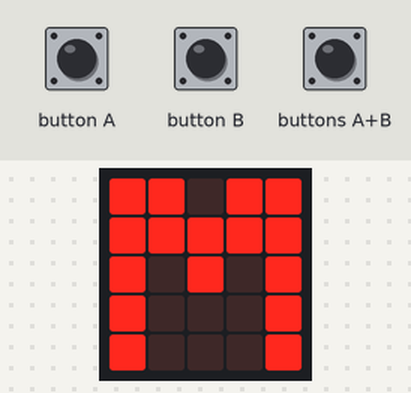
Simulated run of this program. Board: BBC micro:bit (MakeCode). Parts: the board's 5×5 LED display. The test bench sets the inputs (shaded band). Random numbers come from a fixed seed; the 48×5 strip is a reading aid, not a part: it shows the text the display is scrolling, unrolled, one strip-width of it at a time.

Above: at 1.2 s.
1.3 s: buttons A+B pressed for 0.15 s
At 1.9 s:
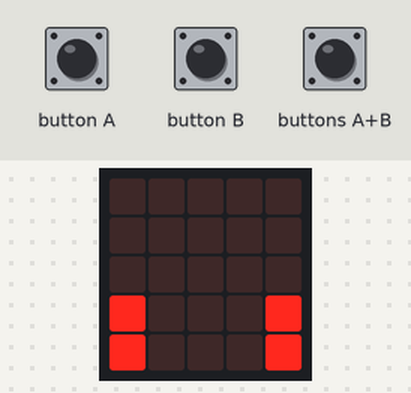
2.0 s: button B pressed for 0.15 s
At 3.5 s:
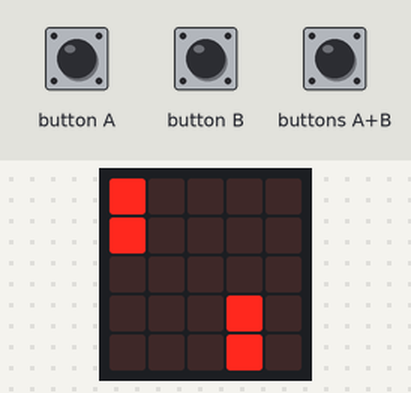
At 4.0 s:
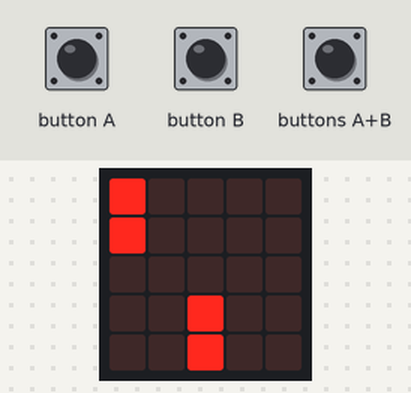

Measured:
- after the input at 1.3 s, the display: first changes after 0.15 s (image 1 shows a later state)
- what the display in image 2 shows lasts 0.7 s, from 3.0 s to 3.7 s
- what the display in image 3 shows lasts 0.5 s, from 3.7 s to 4.2 s

The program:

main.ts
```typescript
function check () {
    if (state != 0) {
        return
    }
    if (obs1 == 0) {
        if (obs1_status == 0) {
            if (motion == 0 || motion == 1) {
                fail = 1
            } else {
                pass = 1
            }
        } else {
            if (motion == 1) {
                pass = 1
            } else {
                fail = 1
            }
        }
    } else if (obs2 == 0) {
        if (obs2_status == 0) {
            if (motion == 0 || motion == 1) {
                fail = 1
            } else {
                pass = 1
            }
        } else {
            if (motion == 1) {
                pass = 1
            } else {
                fail = 1
            }
        }
    }
    if (fail == 1) {
        state = 1
        basic.clearScreen()
        basic.showString("GAME OVER")
        basic.showString("SCORE")
        basic.showNumber(score)
        state = -1
    }
}
input.onButtonPressed(Button.A, function () {
    if (state == 0) {
        if (motion == 0) {
            motion = 1
            motion_lock = 2
        }
    }
})
input.onButtonPressed(Button.AB, function () {
    if (state == -1) {
        state = 0
        basic.clearScreen()
    }
})
input.onButtonPressed(Button.B, function () {
    if (state == 0) {
        if (motion == 0) {
            motion = 2
            motion_lock = 1
        }
    }
})
function show_obs () {
    if (state != 0) {
        return
    }
    if (obs1 != -1) {
        if (obs1_status == 0) {
            led.unplot(obs1, 3)
            led.unplot(obs1, 4)
            obs1 += -1
            led.plot(obs1, 3)
            led.plot(obs1, 4)
        } else {
            led.unplot(obs1, 1)
            led.unplot(obs1, 2)
            led.unplot(obs1, 3)
            obs1 += -1
            led.plot(obs1, 1)
            led.plot(obs1, 2)
            led.plot(obs1, 3)
        }
    }
    if (obs2 != -1) {
        if (obs2_status == 0) {
            led.unplot(obs2, 3)
            led.unplot(obs2, 4)
            obs2 += -1
            led.plot(obs2, 3)
            led.plot(obs2, 4)
        } else {
            led.unplot(obs2, 1)
            led.unplot(obs2, 2)
            led.unplot(obs2, 3)
            obs2 += -1
            led.plot(obs2, 1)
            led.plot(obs2, 2)
            led.plot(obs2, 3)
        }
    }
}
function show_mario () {
    if (state != 0) {
        return
    }
    if (motion == 0) {
        led.plot(0, 3)
        led.plot(0, 4)
    } else if (motion == 1) {
        if (motion_lock >= 1) {
            if (motion_lock == 2) {
                led.unplot(0, 3)
            }
            led.plot(0, 4)
            basic.pause(200)
            motion_lock += -1
        } else {
            led.plot(0, 3)
            led.plot(0, 4)
            motion = 0
        }
    } else if (motion == 2) {
        if (motion_lock == 1) {
            led.unplot(0, 4)
            led.plot(0, 2)
            led.plot(0, 3)
            basic.pause(200)
            led.unplot(0, 3)
            led.plot(0, 1)
            basic.pause(200)
            led.unplot(0, 2)
            led.plot(0, 0)
            basic.pause(200)
            motion_lock = 0
        } else {
            led.plot(0, 0)
            led.plot(0, 1)
            basic.pause(200)
            motion = 3
        }
    } else if (motion == 3) {
        led.unplot(0, 0)
        led.plot(0, 1)
        led.plot(0, 2)
        basic.pause(200)
        led.unplot(0, 1)
        led.plot(0, 3)
        basic.pause(200)
        led.unplot(0, 2)
        led.plot(0, 4)
        motion = 0
    }
}
let motion_lock = 0
let score = 0
let obs2_status = 0
let pass = 0
let fail = 0
let motion = 0
let obs1_status = 0
let obs2 = 0
let obs1 = 0
let state = 0
state = -1
basic.forever(function () {
    if (state == -1) {
        basic.showLeds(`
            # # . # #
            # # # # #
            # . # . #
            # . . . #
            # . . . #
            `)
        motion = 0
        motion_lock = 0
        obs1 = -1
        obs1_status = -1
        obs2 = -1
        obs2_status = -1
        score = 0
        fail = 0
    } else if (state == 0) {
        if (obs1 == -1) {
            if (obs2 == -1 || obs2 <= 1) {
                obs1_status = randint(0, 1)
                obs1 = 5
            }
        }
        if (obs2 == -1) {
            if (obs1 == -1 || obs1 <= 1) {
                obs2_status = randint(0, 1)
                obs2 = 5
            }
        }
        pass = 0
        show_mario()
        check()
        show_obs()
        check()
        if (pass == 1) {
            score += 5
        }
    } else {

    }
    basic.pause(500)
})
```

test.ts
```typescript
// aquí va el archivo "tests"; esto no se compilará cuando este paquete se utilice como una extensión.
```
